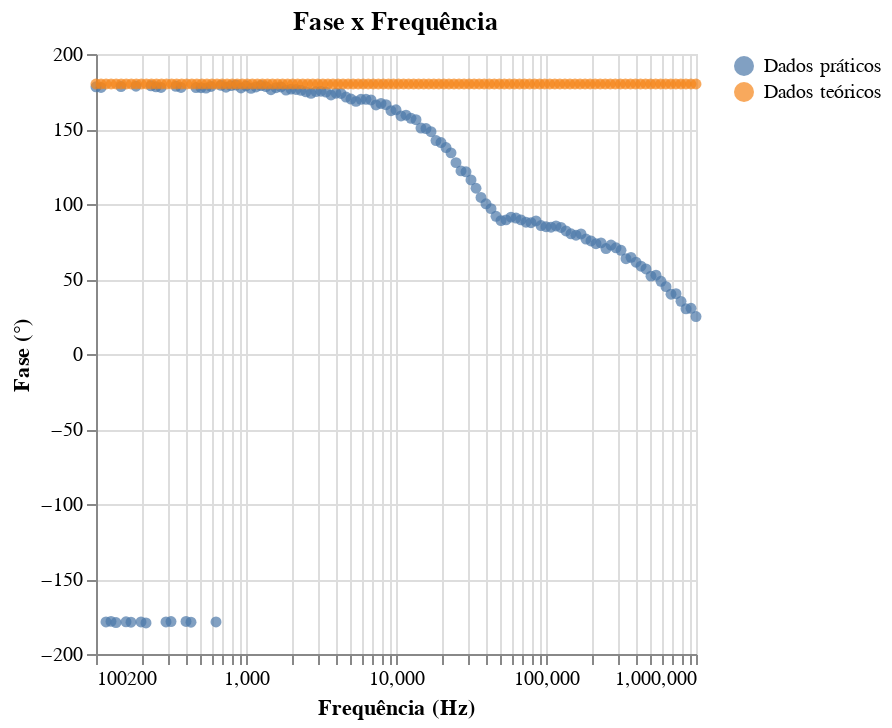

Notebook cell for this chart:
### Markdown cell above
#### Fase

### Code cell
grafico_fase_medio = alt.Chart(bode_medio).mark_circle().encode(
    alt.X('Freq(Hz)', title='Frequência (Hz)', scale=alt.Scale(type='log')),
    alt.Y('Phase', title='Fase (°)'),
    alt.Color('Type', title=None)
).properties(title="Fase x Frequência")
grafico_fase_medio

### Figure 1 — Vega-Lite specification as saved in the notebook (floating-point values rounded to 4 significant figures; data arrays with more than 128 entries replaced by an {"elided": "..."} marker saying what was removed)
{"config": {"view": {"continuousWidth": 300, "continuousHeight": 300}}, "data": {"name": "data-a6037d5a09c1ed3792e9074d5e6873d1"}, "mark": {"type": "circle"}, "encoding": {"color": {"field": "Type", "title": null, "type": "nominal"}, "x": {"field": "Freq(Hz)", "scale": {"type": "log"}, "title": "Frequência (Hz)", "type": "quantitative"}, "y": {"field": "Phase", "title": "Fase (°)", "type": "quantitative"}}, "title": "Fase x Frequência", "$schema": "https://vega.github.io/schema/vega-lite/v5.20.1.json", "datasets": {"data-a6037d5a09c1ed3792e9074d5e6873d1": {"elided": "241 records"}}}
